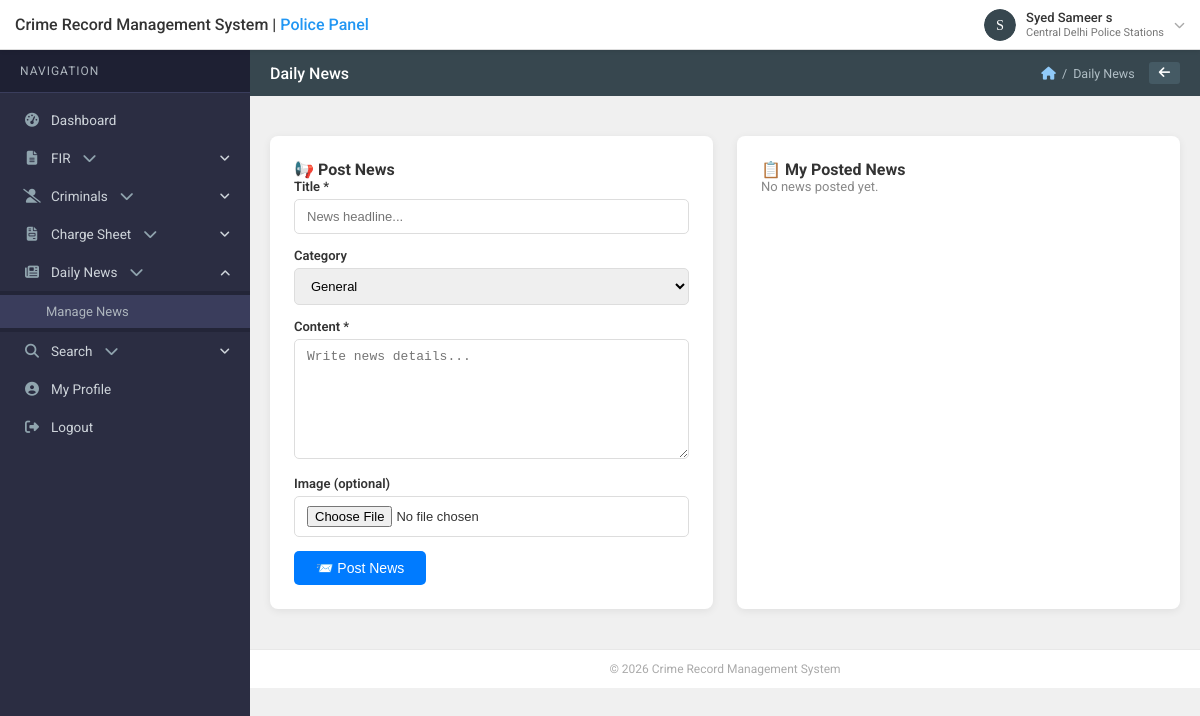
/reports/police/manage_news.php (signed in), run on an earlier commit of the app's database.
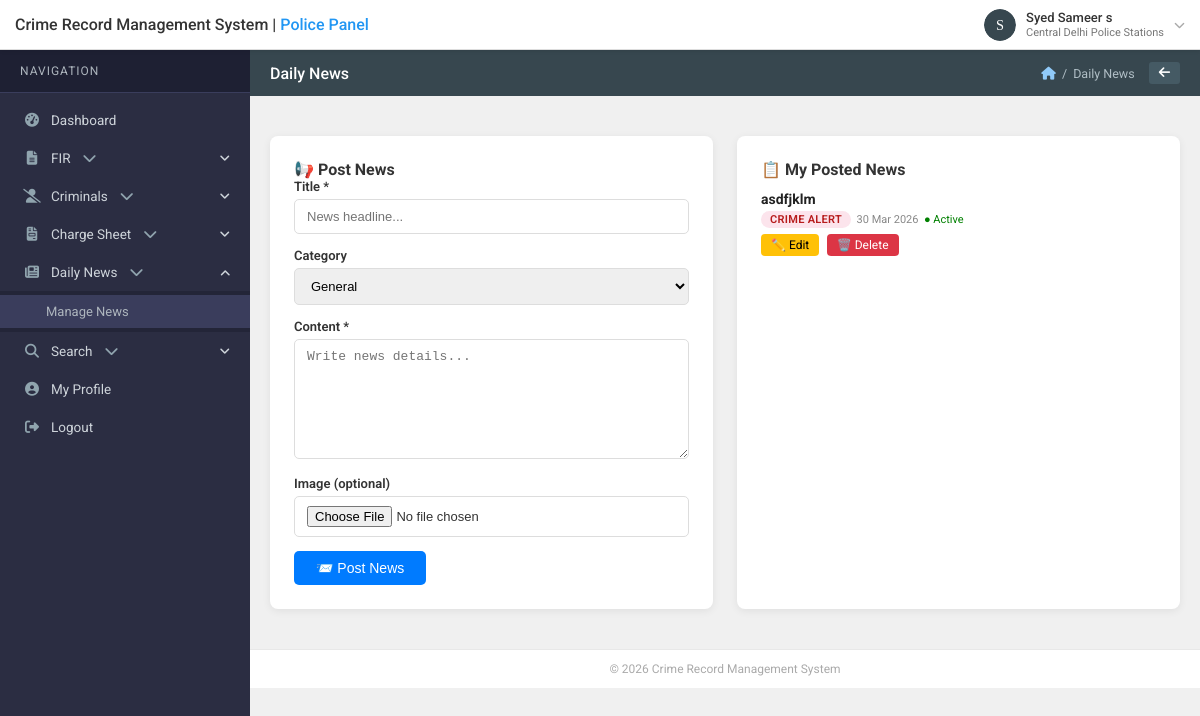
And on a later commit of the database.
### tables this page shows
CREATE TABLE `news` (
  `id` int(11) NOT NULL,
  `title` varchar(255) NOT NULL,
  `content` text NOT NULL,
  `image` varchar(255) DEFAULT NULL,
  `category` enum('General','Crime Alert','Missing Person','Notice','Update') DEFAULT 'General',
  `posted_by` int(11) NOT NULL,
  `posted_by_role` enum('admin','police') NOT NULL,
  `posted_by_name` varchar(100) NOT NULL,
  `station_id` int(11) DEFAULT NULL,
  `is_active` tinyint(1) DEFAULT 1,
  `created_at` datetime DEFAULT current_timestamp(),
  `updated_at` datetime DEFAULT current_timestamp() ON UPDATE current_timestamp()
);

### reports/police/manage_news.php (the view, shortened to what the changed rows need)
<?php
include('../includes/config.php');
$police_id  = (int)$_SESSION['policeid'];
$result = mysqli_query($con,
    "SELECT * FROM news WHERE posted_by=$police_id AND posted_by_role='police' ORDER BY created_at DESC"
);
$base_url   = '../';
$breadcrumb = [['label' => 'Daily News']];
include('../includes/police-header.php');
?>
  <div class="news-section">
    <div class="card-box">
      <h3 style="margin-top:0;font-size:16px;">📋 My Posted News</h3>
      <?php if (mysqli_num_rows($result) === 0): ?>
        <p style="color:#888;font-size:13px;">No news posted yet.</p>
      <?php else: ?>
        <?php while ($row = mysqli_fetch_assoc($result)): ?>
          <?php
            $cat_class = match($row['category']) {
                'Crime Alert'    => 'crime',
                'Missing Person' => 'missing',
                'Notice'         => 'notice',
                'Update'         => 'update',
                default          => 'general'
            };
          ?>
          <div class="news-item">
            <div class="news-title"><?= htmlspecialchars($row['title']) ?></div>
            <div class="news-meta">
              <span class="badge badge-<?= $cat_class ?>"><?= htmlspecialchars($row['category']) ?></span>
              &nbsp;<?= date('d M Y', strtotime($row['created_at'])) ?>
              &nbsp;<?= $row['is_active']
                ? '<span style="color:green;">● Active</span>'
                : '<span style="color:#bbb;">● Hidden</span>' ?>
            </div>
            <a href="edit_news.php?id=<?= (int)$row['id'] ?>" class="btn-sm btn-edit">✏️ Edit</a>
            <a href="?delete=<?= (int)$row['id'] ?>" class="btn-sm btn-delete"
               onclick="return confirm('Delete this news?')">🗑️ Delete</a>
          </div>
        <?php endwhile; ?>
      <?php endif; ?>
    </div>
  </div>
<?php include('../includes/police-footer.php'); ?>

### reports/includes/police-header.php (shortened to what the changed rows need)
<!DOCTYPE html>
<html lang="en">
<head>
<link rel="stylesheet" href="https://cdnjs.cloudflare.com/ajax/libs/font-awesome/6.4.0/css/all.min.css">
<link rel="stylesheet" href="<?php echo $base_url ?? '../'; ?>css/style.css">
</head>
<body>
<div class="main-content">
  <div class="page-header-bar">
    <div class="breadcrumb-bar">
      <a href="<?php echo $base_url ?? '../'; ?>police/dashboard.php"><i class="fas fa-home"></i></a>
      <?php if(isset($breadcrumb)): foreach($breadcrumb as $b): ?>
        <span>/</span>
        <?php if(isset($b['url'])): ?>
          <a href="<?php echo $b['url']; ?>"><?php echo htmlspecialchars($b['label']); ?></a>
        <?php else: ?>
          <span><?php echo htmlspecialchars($b['label']); ?></span>
        <?php endif; ?>
      <?php endforeach; else: ?>
        <span>/</span>
        <span><?php echo isset($page_title) ? htmlspecialchars($page_title) : 'Dashboard'; ?></span>
      <?php endif; ?>
      <button class="back-btn" onclick="history.back()"><i class="fas fa-arrow-left"></i></button>
    </div>
  </div>
  <div class="page-body">

What changed in the data, as far as the page shows it:
added news: title "asdfjklm", category "CRIME ALERT", created_at "30 Mar 2026", is_active "● Active"
Also different on the page:
text no longer shown: "No news posted yet."
